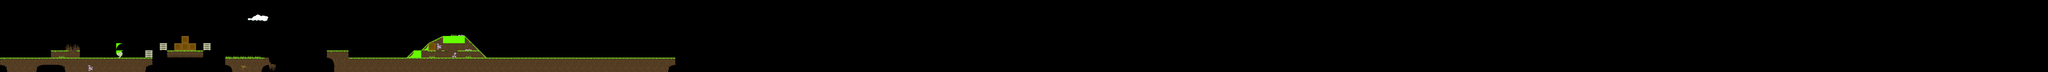

A level layout from a 2D game, rendered from its tile map. Below: a short description, then the map file with tile-grid data replaced by summaries:
An orthogonal 282x10 tile map with 64x64 px tiles, 4 tile layers (GroundLayer, DecorationLayer, SlopeLayer, RatBounds), 2 tilesets.

<map version="1.0" tiledversion="1.1.2" orientation="orthogonal" renderorder="right-down" width="282" height="10" tilewidth="64" tileheight="64" infinite="0" nextobjectid="1">
 <tileset firstgid="1" name="ground_tiles" tilewidth="64" tileheight="64" tilecount="64" columns="8">
  <image source="ground_tiles.png" width="512" height="512" />
 </tileset>
 <tileset firstgid="65" name="arcade-slopes-64" tilewidth="64" tileheight="64" tilecount="51" columns="17">
  <image source="../../../node_modules/phaser-arcade-slopes/assets/arcade-slopes-64.png" width="1088" height="192" />
 </tileset>
 <layer name="GroundLayer" width="282" height="10">
  <data>[2820 cells, 183 non-empty, 26 distinct tile ids]</data>
 </layer>
 <layer name="DecorationLayer" width="282" height="10">
  <data>[2820 cells, 23 non-empty, 15 distinct tile ids]</data>
 </layer>
 <layer name="SlopeLayer" width="282" height="10">
  <data>[2820 cells, 13 non-empty, 7 distinct tile ids]</data>
 </layer>
 <layer name="RatBounds" width="282" height="10">
  <data>[2820 cells, 3 non-empty, 1 distinct tile ids]</data>
 </layer>
</map>